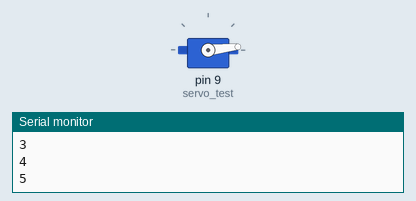
Recording of a sketch running on a simulated Arduino Uno, built with avr-gcc and run on an emulated ATmega328P. On the bench: servo, the last lines printed to the serial monitor.

Above: at 0.05 s.
At 1.55 s:
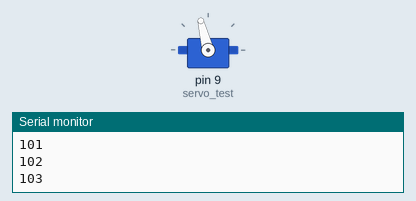
At 3.05 s:
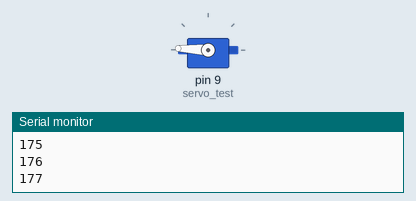
At 6.1 s:
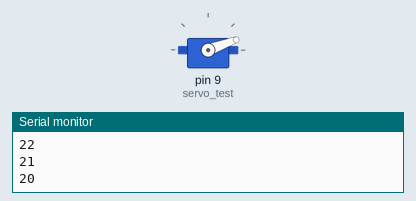
Timing chart, 0 to 9.5 s (numbered marks = the images above):
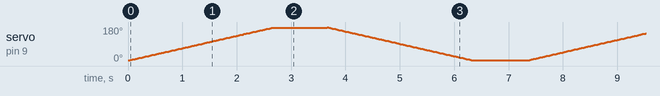

The sketch:

Servo_Motor.ino
```cpp
#include <Servo.h>
//Servo library
Servo servo_test;
int angle = 0;
void setup() {
  // put your setup code here, to run once:
  servo_test.attach(9);
  Serial.begin(9600);
}

void loop() {
  // put your main code here, to run repeatedly:
  Serial.println("Forward");
  for(angle = 3; angle < 178; angle++)
  {
    servo_test.write(angle);
    delay(15);
    Serial.println(angle);
  }

  delay(1000);
  Serial.println("Backward");
  for(angle = 178; angle > 3; angle--)
  {
    servo_test.write(angle);
    delay(15);
    Serial.println(angle);
  }

  delay(1000);
}
```
